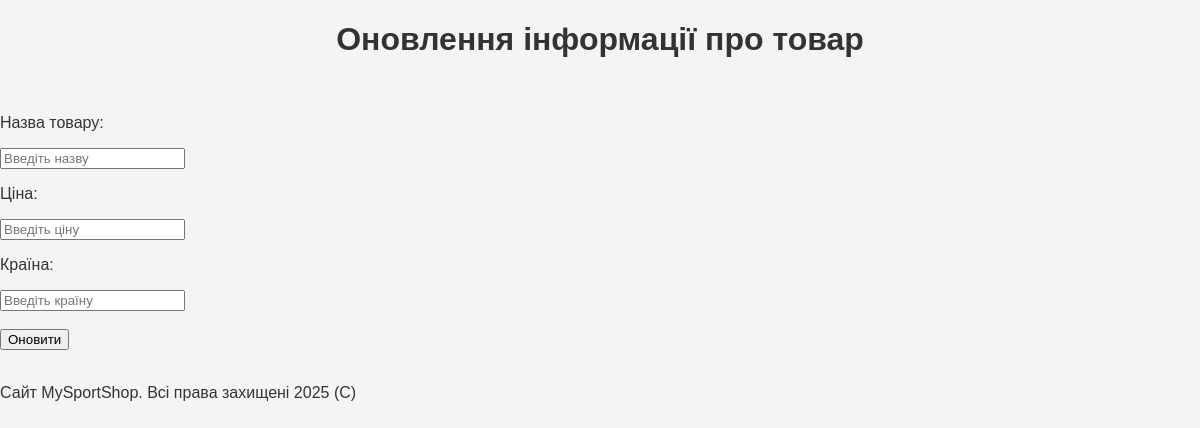
The page /products/2/update on the database as committed earlier.
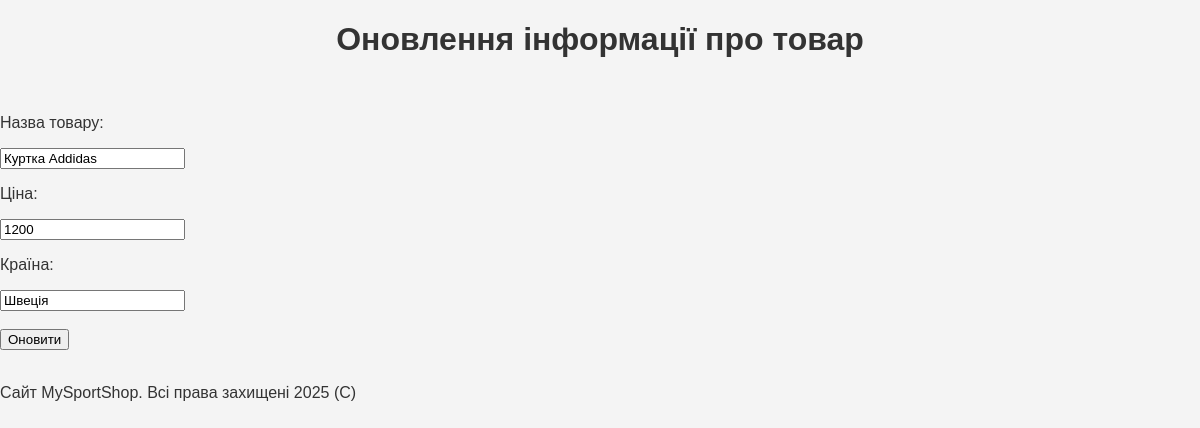
The same page on the database as committed later.
### app.py (models this page shows, shortened)
class Product(db.Model):
    id = db.Column(db.Integer, primary_key=True)
    title = db.Column(db.String(30), nullable=False)
    price = db.Column(db.Integer, nullable=False)
    country = db.Column(db.String(30), nullable=False)

### app.py (the view)
@app.route("/products/<int:product_id>/update", methods=["POST", "GET"])
def product_update(product_id):
    product = Product.query.get(product_id)
    if request.method == "POST":
        product.title = request.form['title']
        product.price = request.form['price']
        product.country = request.form['country']
        try:
            db.session.commit()
            return redirect('/products')
        except:
            return "Сталася помилка редагування даних товару"
    else:
        return render_template("product_update.html", product=product)

### templates/product_update.html (shortened to what this page needs)
{% extends 'layout.html' %}
{% block content %}
<h1>Оновлення інформації про товар</h1>
<br>
<div>
    <form method="post">
        <p>Назва товару:</p>
        <input type="text" name="title" id="title" value="{{ product.title }}" placeholder="Введіть назву"><br>
        <p>Ціна:</p>
        <input type="number" name="price" id="price" value="{{ product.price }}" placeholder="Введіть ціну"><br>
        <p>Країна:</p>
        <input type="text" name="country" id="country" value="{{ product.country }}" placeholder="Введіть країну"><br><br>
        <input type="submit" value="Оновити">
    </form>
</div>
<br>
{% endblock %}

Rows that differ between the two databases and show on the page:
added Product: title "Куртка Addidas", price "1200", country "Швеція"
